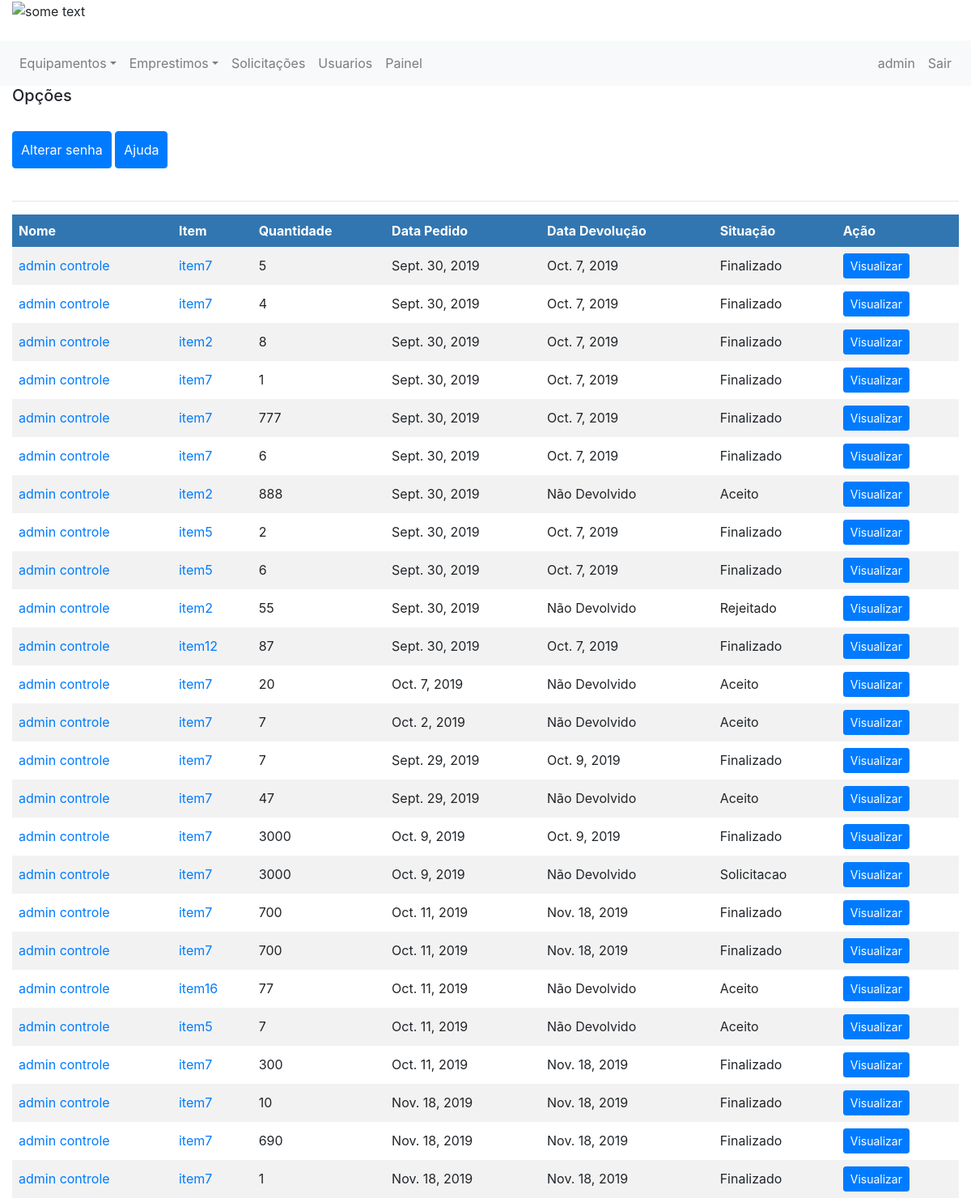
Page /meu-perfil/ (signed in) on the earlier database version.
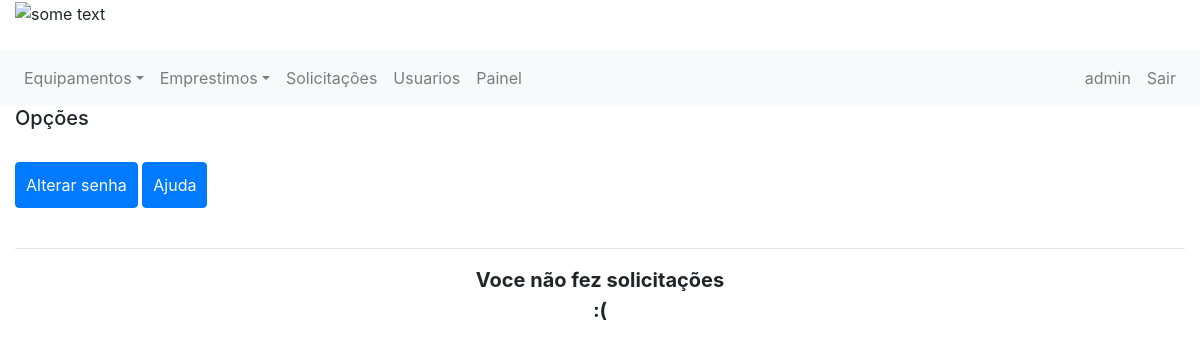
Same page on the later database version.
### emprestimo/models.py (models this page shows)
class Emprestimo(models.Model):
    equipamento = models.ForeignKey(Item, on_delete=models.CASCADE, related_name='item_emprestimo')
    solicitante = models.ForeignKey(Usuario, on_delete=models.CASCADE, related_name='usuario_emprestimo')
    tipo = models.ForeignKey(TipoEstadoEmprestimo, on_delete=models.CASCADE, related_name='tipo_emprestimo')
    estado = models.BooleanField(default=0)
    descricao = models.CharField(max_length=255)
    quantidade = models.IntegerField()
    data_emprestimo = models.DateField(null=False)
    data_devolucao = models.DateField(null=True)
    mensagem_rejeitado = models.CharField(max_length=255, null=True)
    mensagem_devolucao = models.CharField(max_length=255, null=True)

class TipoEstadoEmprestimo(models.Model):
    nome = models.CharField(max_length=150)
    descricao = models.CharField(max_length=255)

### controle/models.py (models this page shows, shortened)
class Usuario(models.Model):
    user = models.OneToOneField(User, related_name='profile', on_delete=models.CASCADE, null=True)
    telefone = models.IntegerField()
    tipo = models.ForeignKey(TipoUsuario, on_delete=models.CASCADE)

class Item(models.Model):
    nome = models.CharField(max_length=50)
    quantidade = models.IntegerField()
    tipo = models.ForeignKey(TipoEquipamento, on_delete=models.CASCADE)
    imagem = models.FileField(upload_to='documents/%Y/%m/%d', default='documents/1111/sem_foto.jpg')
    excluido = models.BooleanField(default=False)

### usuarios/views.py (the view)
# urls.py: path('meu-perfil/', views.exibir_perfil, name='exibe_meu_perfil'),
@login_required
def exibir_perfil(request):
    user_profile = Usuario.objects.get(user=get_usuario_logado(request).id)
    emprestimo = Emprestimo.objects.filter(solicitante=user_profile.id)
    return render(request, 'my_profile.html',
                  {'emprestimos': emprestimo, 'user_logado': get_usuario_logado(request), 'user_profile': user_profile})

### usuarios/views.py (called while the page is built)
def get_usuario_logado(request):
    return request.user

### usuarios/templates/my_profile.html (shortened to what this page needs)
{% extends 'base.html' %}
{% block 'content' %}
    <h5> Opções</h5><br>
    <div class="#">
        <a class="btn btn-primary" href="{% url 'mudar_senha' %}" style="padding: 10px; text-decoration: none"> Alterar senha</a>
        <a class="btn btn-primary" href="{% url 'exibir_ajuda' %}" style="padding: 10px; text-decoration: none"> Ajuda</a>
    </div>
    <br>
    <hr>
    <div style=" ">
    {% if emprestimos %}
      <table style="min-width: 700px">
            <tr>
                <th >Nome</th>
                <th >Item</th>
                <th >Quantidade</th>
                <th >Data Pedido</th>
                <th >Data Devolução</th>
                <th >Situação</th>
                <th >Ação</th>
            </tr>
          {% for emprestimo in emprestimos %}
              <tr>
                    <td> <a href="{% url 'exibe_um_usuario' emprestimo.solicitante.id %}"> {{emprestimo.solicitante.user.first_name }} {{emprestimo.solicitante.user.last_name}} </a> </td>
                  <td> <a href="{% url 'equipamento' emprestimo.equipamento.id %}">{{emprestimo.equipamento.nome}}</a></td>
                    <td>{{emprestimo.quantidade}}</td>
                    <td>{{emprestimo.data_emprestimo}}</td>
                    <td>{% if emprestimo.data_devolucao == none %}
                           Não Devolvido
                        {% else %}
                            {{emprestimo.data_devolucao}}
                        {% endif %} </td>
                    <td>{{emprestimo.tipo.nome}}</td>
                    <td> <a class="btn btn-sm btn-primary" href="{% url 'exibir_detalhes_solicitacao' emprestimo.id %}" >Visualizar</a></td>
            </tr>
            {%endfor%}
      </table>
    {% else %}
        <p style="font-size: 20px; font-weight: bold; text-align:center">Voce não fez solicitações <br> :( </p>
    {% endif %}
  </div>
{% endblock %}

Differences in the rows shown:
removed Emprestimo: solicitante.user.first_name "admin", solicitante.user.last_name "controle", equipamento.nome "item7", quantidade "5", data_emprestimo "Sept. 30, 2019", data_devolucao "Oct. 7, 2019", tipo.nome "Finalizado"
removed Emprestimo: solicitante.user.first_name "admin", solicitante.user.last_name "controle", equipamento.nome "item7", quantidade "4", data_emprestimo "Sept. 30, 2019", data_devolucao "Oct. 7, 2019", tipo.nome "Finalizado"
removed Emprestimo: solicitante.user.first_name "admin", solicitante.user.last_name "controle", equipamento.nome "item2", quantidade "8", data_emprestimo "Sept. 30, 2019", data_devolucao "Oct. 7, 2019", tipo.nome "Finalizado"
removed Emprestimo: solicitante.user.first_name "admin", solicitante.user.last_name "controle", equipamento.nome "item7", quantidade "1", data_emprestimo "Sept. 30, 2019", data_devolucao "Oct. 7, 2019", tipo.nome "Finalizado"
removed Emprestimo: solicitante.user.first_name "admin", solicitante.user.last_name "controle", equipamento.nome "item7", quantidade "777", data_emprestimo "Sept. 30, 2019", data_devolucao "Oct. 7, 2019", tipo.nome "Finalizado"
removed Emprestimo: solicitante.user.first_name "admin", solicitante.user.last_name "controle", equipamento.nome "item7", quantidade "6", data_emprestimo "Sept. 30, 2019", data_devolucao "Oct. 7, 2019", tipo.nome "Finalizado"
removed Emprestimo: solicitante.user.first_name "admin", solicitante.user.last_name "controle", equipamento.nome "item2", quantidade "888", data_emprestimo "Sept. 30, 2019", shows "Não Devolvido", tipo.nome "Aceito"
removed Emprestimo: solicitante.user.first_name "admin", solicitante.user.last_name "controle", equipamento.nome "item5", quantidade "2", data_emprestimo "Sept. 30, 2019", data_devolucao "Oct. 7, 2019", tipo.nome "Finalizado"
removed Emprestimo: solicitante.user.first_name "admin", solicitante.user.last_name "controle", equipamento.nome "item5", quantidade "6", data_emprestimo "Sept. 30, 2019", data_devolucao "Oct. 7, 2019", tipo.nome "Finalizado"
removed Emprestimo: solicitante.user.first_name "admin", solicitante.user.last_name "controle", equipamento.nome "item2", quantidade "55", data_emprestimo "Sept. 30, 2019", shows "Não Devolvido", tipo.nome "Rejeitado"
removed Emprestimo: solicitante.user.first_name "admin", solicitante.user.last_name "controle", equipamento.nome "item12", quantidade "87", data_emprestimo "Sept. 30, 2019", data_devolucao "Oct. 7, 2019", tipo.nome "Finalizado"
removed Emprestimo: solicitante.user.first_name "admin", solicitante.user.last_name "controle", equipamento.nome "item7", quantidade "20", data_emprestimo "Oct. 7, 2019", shows "Não Devolvido", tipo.nome "Aceito"
removed Emprestimo: solicitante.user.first_name "admin", solicitante.user.last_name "controle", equipamento.nome "item7", quantidade "7", data_emprestimo "Oct. 2, 2019", shows "Não Devolvido", tipo.nome "Aceito"
removed Emprestimo: solicitante.user.first_name "admin", solicitante.user.last_name "controle", equipamento.nome "item7", quantidade "7", data_emprestimo "Sept. 29, 2019", data_devolucao "Oct. 9, 2019", tipo.nome "Finalizado"
removed Emprestimo: solicitante.user.first_name "admin", solicitante.user.last_name "controle", equipamento.nome "item7", quantidade "47", data_emprestimo "Sept. 29, 2019", shows "Não Devolvido", tipo.nome "Aceito"
removed Emprestimo: solicitante.user.first_name "admin", solicitante.user.last_name "controle", equipamento.nome "item7", quantidade "3000", data_emprestimo "Oct. 9, 2019", data_devolucao "Oct. 9, 2019", tipo.nome "Finalizado"
removed Emprestimo: solicitante.user.first_name "admin", solicitante.user.last_name "controle", equipamento.nome "item7", quantidade "3000", data_emprestimo "Oct. 9, 2019", shows "Não Devolvido", tipo.nome "Solicitacao"
removed Emprestimo: solicitante.user.first_name "admin", solicitante.user.last_name "controle", equipamento.nome "item7", quantidade "700", data_emprestimo "Oct. 11, 2019", data_devolucao "Nov. 18, 2019", tipo.nome "Finalizado"
removed Emprestimo: solicitante.user.first_name "admin", solicitante.user.last_name "controle", equipamento.nome "item7", quantidade "700", data_emprestimo "Oct. 11, 2019", data_devolucao "Nov. 18, 2019", tipo.nome "Finalizado"
removed Emprestimo: solicitante.user.first_name "admin", solicitante.user.last_name "controle", equipamento.nome "item16", quantidade "77", data_emprestimo "Oct. 11, 2019", shows "Não Devolvido", tipo.nome "Aceito"
removed Emprestimo: solicitante.user.first_name "admin", solicitante.user.last_name "controle", equipamento.nome "item5", quantidade "7", data_emprestimo "Oct. 11, 2019", shows "Não Devolvido", tipo.nome "Aceito"
removed Emprestimo: solicitante.user.first_name "admin", solicitante.user.last_name "controle", equipamento.nome "item7", quantidade "300", data_emprestimo "Oct. 11, 2019", data_devolucao "Nov. 18, 2019", tipo.nome "Finalizado"
removed Emprestimo: solicitante.user.first_name "admin", solicitante.user.last_name "controle", equipamento.nome "item7", quantidade "10", data_emprestimo "Nov. 18, 2019", data_devolucao "Nov. 18, 2019", tipo.nome "Finalizado"
removed Emprestimo: solicitante.user.first_name "admin", solicitante.user.last_name "controle", equipamento.nome "item7", quantidade "690", data_emprestimo "Nov. 18, 2019", data_devolucao "Nov. 18, 2019", tipo.nome "Finalizado"
removed Emprestimo: solicitante.user.first_name "admin", solicitante.user.last_name "controle", equipamento.nome "item7", quantidade "1", data_emprestimo "Nov. 18, 2019", data_devolucao "Nov. 18, 2019", tipo.nome "Finalizado"
Other differences:
text no longer shown: "Nome Item Quantidade Data Pedido Data Devolução Situação Ação"
text now shown: "Voce não fez solicitações :("
